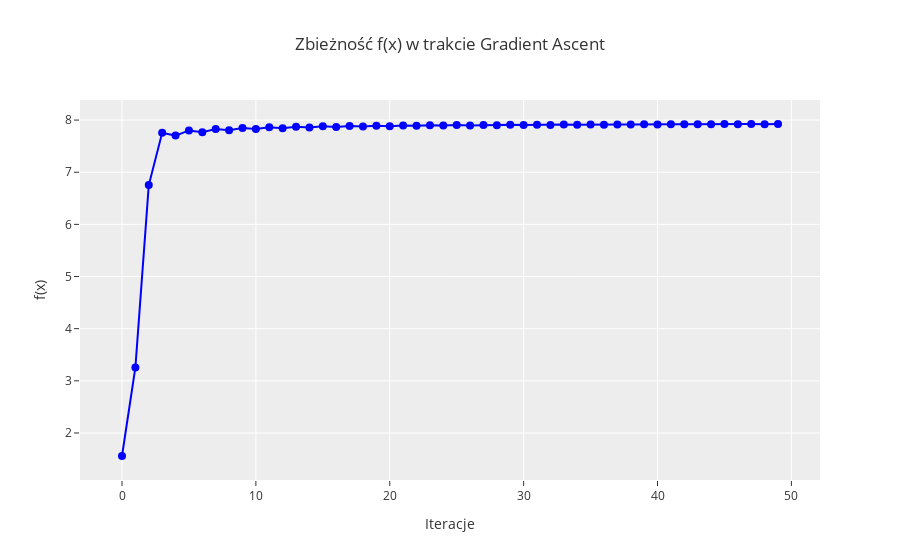

Notebook source saved alongside this figure:
### Code cell
# Interaktywny wykres zbieżności
fig = go.Figure()
fig.add_trace(go.Scatter(
    y=values,
    mode='lines+markers',
    name='f(x)',
    line=dict(color='blue'),
    marker=dict(size=8)
))

fig.update_layout(
    title="Zbieżność f(x) w trakcie Gradient Ascent",
    xaxis_title="Iteracje",
    yaxis_title="f(x)",
    template="ggplot2"
)
fig.show()

### Figure 1 — Plotly figure (JSON) as saved in the notebook; plotly's stock layout.template omitted (floating-point values rounded to 4 significant figures)
{"data": [{"line": {"color": "blue"}, "marker": {"size": 8}, "mode": "lines+markers", "name": "f(x)", "type": "scatter", "y": [1.558, 3.258, 6.754, 7.756, 7.702, 7.802, 7.766, 7.829, 7.803, 7.848, 7.827, 7.861, 7.845, 7.871, 7.858, 7.879, 7.868, 7.886, 7.877, 7.891, 7.883, 7.896, 7.889, 7.9, 7.894, 7.903, 7.898, 7.906, 7.902, 7.909, 7.905, 7.911, 7.907, 7.914, 7.91, 7.915, 7.912, 7.917, 7.914, 7.919, 7.916, 7.92, 7.918, 7.921, 7.919, 7.923, 7.92, 7.924, 7.922, 7.925]}], "layout": {"title": {"text": "Zbieżność f(x) w trakcie Gradient Ascent"}, "xaxis": {"title": {"text": "Iteracje"}}, "yaxis": {"title": {"text": "f(x)"}}}}
